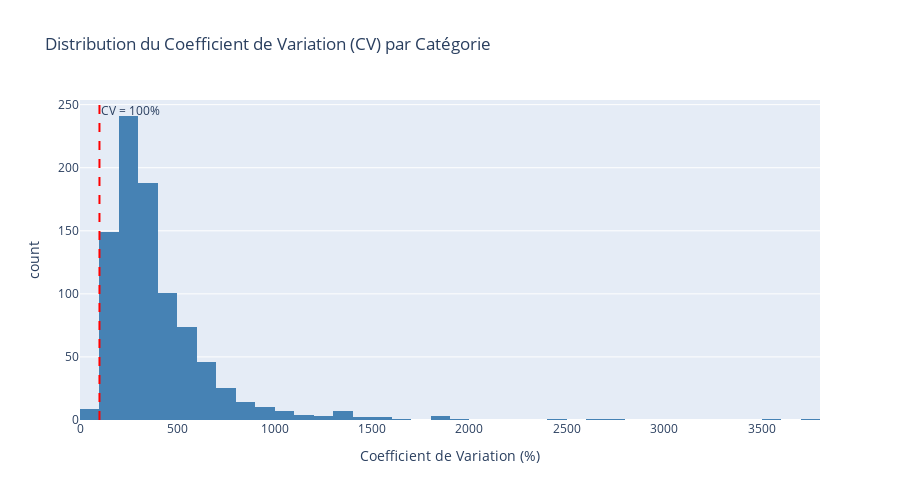
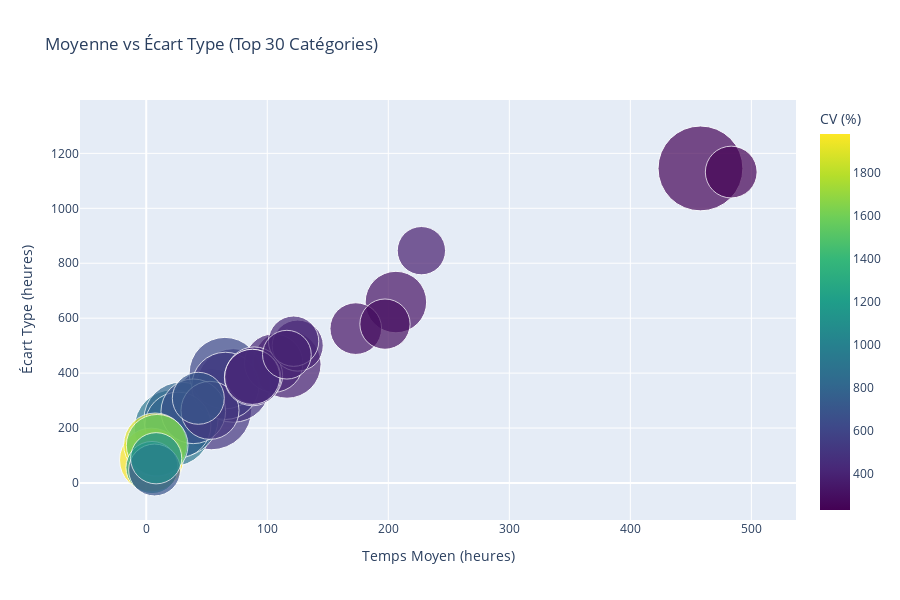
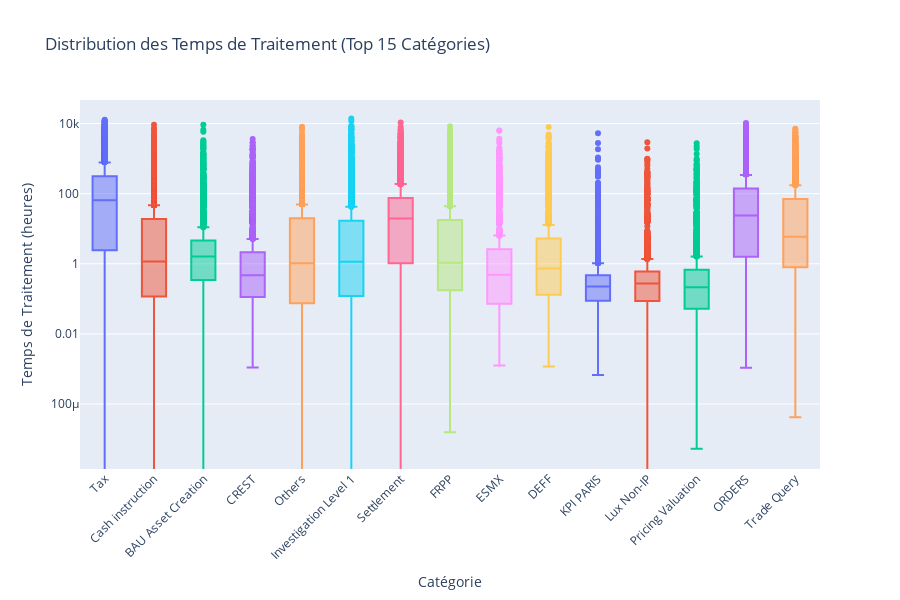

The notebook cell these images were saved under, in order:
### Code cell
# ========================================================================
# CELLULE 1 : ANALYSE DES ÉCARTS TYPES - PARTIE 1
# Analyse des écarts types par Process, Desk, Activity et Catégorie
# ========================================================================

import numpy as np
from scipy import stats
from scipy.stats import normaltest, shapiro, kstest, lognorm

print("="*80)
print("📊 ANALYSE DES ÉCARTS TYPES PAR DIMENSION")
print("="*80)

# ============================================================================
# 1. ÉCART TYPE PAR CATÉGORIE
# ============================================================================
print("\n" + "="*80)
print("1️⃣ ANALYSE PAR CATÉGORIE")
print("="*80)

# Requête simplifiée sans quantiles (on les calculera après)
category_stats = pd.read_sql_query("""
SELECT 
    c.ID as category_id,
    c.NAME as category_name,
    COUNT(sr.ID) as total_srs,
    
    -- Temps de traitement en heures
    ROUND(AVG(CAST((julianday(sr.CLOSINGDATE) - julianday(sr.CREATIONDATE)) * 24 AS REAL)), 2) as mean_hours,
    ROUND(MIN(CAST((julianday(sr.CLOSINGDATE) - julianday(sr.CREATIONDATE)) * 24 AS REAL)), 2) as min_hours,
    ROUND(MAX(CAST((julianday(sr.CLOSINGDATE) - julianday(sr.CREATIONDATE)) * 24 AS REAL)), 2) as max_hours
    
FROM sr
LEFT JOIN category c ON sr.CATEGORY_ID = c.ID
WHERE sr.CLOSINGDATE IS NOT NULL
  AND sr.CREATIONDATE IS NOT NULL
  AND strftime('%Y-%m', sr.CREATIONDATE) BETWEEN '2024-01' AND '2025-09'
GROUP BY c.ID, c.NAME
HAVING COUNT(sr.ID) >= 100
ORDER BY COUNT(sr.ID) DESC
""", conn)

# Calculer l'écart type et les quantiles pour chaque catégorie
print("\n⏳ Calcul des écarts types et quantiles par catégorie (peut prendre quelques secondes)...")

std_devs = []
skewness_vals = []
kurtosis_vals = []
cv_vals = []
q25_vals = []
median_vals = []
q75_vals = []
p95_vals = []

for idx, row in category_stats.iterrows():
    cat_id = row['category_id']
    
    # Récupérer les temps de traitement pour cette catégorie
    times_query = f"""
    SELECT CAST((julianday(CLOSINGDATE) - julianday(CREATIONDATE)) * 24 AS REAL) as hours
    FROM sr
    WHERE CATEGORY_ID = {cat_id}
      AND CLOSINGDATE IS NOT NULL
      AND CREATIONDATE IS NOT NULL
      AND strftime('%Y-%m', CREATIONDATE) BETWEEN '2024-01' AND '2025-09'
    """
    
    times_df = pd.read_sql_query(times_query, conn)
    times = times_df['hours'].values
    
    if len(times) > 0:
        # Écart type
        std_dev = np.std(times, ddof=1)  # Écart type corrigé
        std_devs.append(std_dev)
        
        # Coefficient de variation (CV = std/mean)
        cv = (std_dev / row['mean_hours']) * 100 if row['mean_hours'] > 0 else 0
        cv_vals.append(cv)
        
        # Quantiles
        q25 = np.percentile(times, 25)
        q50 = np.percentile(times, 50)  # médiane
        q75 = np.percentile(times, 75)
        p95 = np.percentile(times, 95)
        
        q25_vals.append(round(q25, 2))
        median_vals.append(round(q50, 2))
        q75_vals.append(round(q75, 2))
        p95_vals.append(round(p95, 2))
        
        # Skewness et Kurtosis
        if len(times) >= 3:
            skew = stats.skew(times)
            kurt = stats.kurtosis(times)
            skewness_vals.append(skew)
            kurtosis_vals.append(kurt)
        else:
            skewness_vals.append(np.nan)
            kurtosis_vals.append(np.nan)
    else:
        std_devs.append(np.nan)
        cv_vals.append(np.nan)
        q25_vals.append(np.nan)
        median_vals.append(np.nan)
        q75_vals.append(np.nan)
        p95_vals.append(np.nan)
        skewness_vals.append(np.nan)
        kurtosis_vals.append(np.nan)
    
    # Afficher progression tous les 50 catégories
    if (idx + 1) % 50 == 0:
        print(f"   Traité {idx + 1}/{len(category_stats)} catégories...")

category_stats['std_dev'] = std_devs
category_stats['cv_pct'] = cv_vals
category_stats['q25'] = q25_vals
category_stats['median'] = median_vals
category_stats['q75'] = q75_vals
category_stats['p95'] = p95_vals
category_stats['skewness'] = skewness_vals
category_stats['kurtosis'] = kurtosis_vals

# IQR (Interquartile Range)
category_stats['iqr'] = category_stats['q75'] - category_stats['q25']

# Outlier bounds (Tukey's fences)
category_stats['lower_fence'] = category_stats['q25'] - 1.5 * category_stats['iqr']
category_stats['upper_fence'] = category_stats['q75'] + 1.5 * category_stats['iqr']

print(f"\n✅ Analyse terminée pour {len(category_stats)} catégories\n")

# Afficher le top 20
print("\n📊 TOP 20 CATÉGORIES PAR VOLUME (avec statistiques détaillées)\n")
display_cols = ['category_name', 'total_srs', 'mean_hours', 'std_dev', 'cv_pct', 
                'median', 'iqr', 'skewness', 'kurtosis']
display(category_stats.head(20)[display_cols])

# Identifier catégories avec plus grande variabilité
print("\n" + "="*80)
print("🎯 CATÉGORIES AVEC PLUS GRANDE VARIABILITÉ (CV > 100%)")
print("="*80)
print("\nCV (Coefficient de Variation) = (Écart Type / Moyenne) × 100")
print("CV élevé = Grande dispersion des temps de traitement\n")

high_variability = category_stats[category_stats['cv_pct'] > 100].sort_values('cv_pct', ascending=False)
if len(high_variability) > 0:
    display(high_variability.head(15)[display_cols])
else:
    print("✅ Aucune catégorie avec CV > 100% (toutes ont une variabilité relative < 100%)")

# ============================================================================
# 2. ÉCART TYPE PAR DESK
# ============================================================================
print("\n" + "="*80)
print("2️⃣ ANALYSE PAR DESK")
print("="*80)

desk_stats = pd.read_sql_query("""
SELECT 
    sr.JUR_DESK_ID as desk_id,
    COUNT(sr.ID) as total_srs,
    ROUND(AVG(CAST((julianday(sr.CLOSINGDATE) - julianday(sr.CREATIONDATE)) * 24 AS REAL)), 2) as mean_hours,
    ROUND(MIN(CAST((julianday(sr.CLOSINGDATE) - julianday(sr.CREATIONDATE)) * 24 AS REAL)), 2) as min_hours,
    ROUND(MAX(CAST((julianday(sr.CLOSINGDATE) - julianday(sr.CREATIONDATE)) * 24 AS REAL)), 2) as max_hours
FROM sr
WHERE sr.CLOSINGDATE IS NOT NULL
  AND sr.CREATIONDATE IS NOT NULL
  AND sr.JUR_DESK_ID IS NOT NULL
  AND strftime('%Y-%m', sr.CREATIONDATE) BETWEEN '2024-01' AND '2025-09'
GROUP BY sr.JUR_DESK_ID
HAVING COUNT(sr.ID) >= 100
ORDER BY COUNT(sr.ID) DESC
LIMIT 50
""", conn)

print("\n⏳ Calcul des écarts types par desk...")

desk_std_devs = []
desk_cv_vals = []

for idx, row in desk_stats.iterrows():
    desk_id = row['desk_id']
    
    times_query = f"""
    SELECT CAST((julianday(CLOSINGDATE) - julianday(CREATIONDATE)) * 24 AS REAL) as hours
    FROM sr
    WHERE JUR_DESK_ID = {desk_id}
      AND CLOSINGDATE IS NOT NULL
      AND CREATIONDATE IS NOT NULL
      AND strftime('%Y-%m', CREATIONDATE) BETWEEN '2024-01' AND '2025-09'
    LIMIT 10000
    """
    
    times_df = pd.read_sql_query(times_query, conn)
    times = times_df['hours'].values
    
    if len(times) > 0:
        std_dev = np.std(times, ddof=1)
        desk_std_devs.append(std_dev)
        cv = (std_dev / row['mean_hours']) * 100 if row['mean_hours'] > 0 else 0
        desk_cv_vals.append(cv)
    else:
        desk_std_devs.append(np.nan)
        desk_cv_vals.append(np.nan)

desk_stats['std_dev'] = desk_std_devs
desk_stats['cv_pct'] = desk_cv_vals

print(f"\n✅ Analyse terminée pour {len(desk_stats)} desks\n")

print("\n📊 TOP 20 DESKS PAR VOLUME (avec écarts types)\n")
display(desk_stats.head(20))

# ============================================================================
# 3. VISUALISATIONS
# ============================================================================
print("\n" + "="*80)
print("📈 VISUALISATIONS")
print("="*80)

# Graphique 1 : Distribution des CV par catégorie
fig1 = px.histogram(
    category_stats,
    x='cv_pct',
    nbins=50,
    title='Distribution du Coefficient de Variation (CV) par Catégorie',
    labels={'cv_pct': 'Coefficient de Variation (%)', 'count': 'Nombre de Catégories'},
    color_discrete_sequence=['steelblue']
)
fig1.add_vline(x=100, line_dash="dash", line_color="red", 
               annotation_text="CV = 100%", annotation_position="top right")
fig1.update_layout(height=500, showlegend=False)
fig1.show()

# Graphique 2 : Moyenne vs Écart Type (Top 30 catégories)
top30_cat = category_stats.head(30)
fig2 = px.scatter(
    top30_cat,
    x='mean_hours',
    y='std_dev',
    size='total_srs',
    color='cv_pct',
    hover_name='category_name',
    title='Moyenne vs Écart Type (Top 30 Catégories)',
    labels={
        'mean_hours': 'Temps Moyen (heures)',
        'std_dev': 'Écart Type (heures)',
        'total_srs': 'Volume SRs',
        'cv_pct': 'CV (%)'
    },
    color_continuous_scale='Viridis',
    size_max=60
)
fig2.update_layout(height=600)
fig2.show()

# Graphique 3 : Box plots des top 15 catégories
print("\n⏳ Génération des box plots (peut prendre quelques secondes)...")

# Récupérer les données pour les top 15 catégories
top15_ids = category_stats.head(15)['category_id'].tolist()
boxplot_data = []

for cat_id in top15_ids:
    cat_name = category_stats[category_stats['category_id'] == cat_id]['category_name'].values[0]
    
    times_query = f"""
    SELECT CAST((julianday(CLOSINGDATE) - julianday(CREATIONDATE)) * 24 AS REAL) as hours
    FROM sr
    WHERE CATEGORY_ID = {cat_id}
      AND CLOSINGDATE IS NOT NULL
      AND CREATIONDATE IS NOT NULL
      AND strftime('%Y-%m', CREATIONDATE) BETWEEN '2024-01' AND '2025-09'
    LIMIT 5000
    """
    
    times_df = pd.read_sql_query(times_query, conn)
    times_df['category'] = cat_name
    boxplot_data.append(times_df)

boxplot_df = pd.concat(boxplot_data, ignore_index=True)

fig3 = px.box(
    boxplot_df,
    x='category',
    y='hours',
    title='Distribution des Temps de Traitement (Top 15 Catégories)',
    labels={'category': 'Catégorie', 'hours': 'Temps de Traitement (heures)'},
    color='category'
)
fig3.update_layout(
    height=600,
    xaxis_tickangle=-45,
    showlegend=False,
    yaxis_type="log"  # Échelle log pour mieux voir la distribution
)
fig3.show()

print("\n✅ Cellule 1 terminée : Statistiques descriptives et écarts types calculés")

### Figure 1 — Plotly figure (JSON) as saved in the notebook; plotly's stock layout.template omitted (floating-point values rounded to 4 significant figures; data arrays with more than 128 entries replaced by an {"elided": "..."} marker saying what was removed)
{"data": [{"bingroup": "x", "hovertemplate": "Coefficient de Variation (%)=%{x}<br>count=%{y}<extra></extra>", "legendgroup": "", "marker": {"color": "steelblue", "pattern": {"shape": ""}}, "name": "", "nbinsx": 50, "orientation": "v", "showlegend": false, "type": "histogram", "x": {"elided": "892 float values"}, "xaxis": "x", "yaxis": "y"}], "layout": {"annotations": [{"showarrow": false, "text": "CV = 100%", "x": 100, "xanchor": "left", "xref": "x", "y": 1, "yanchor": "top", "yref": "y domain"}], "barmode": "relative", "height": 500, "legend": {"tracegroupgap": 0}, "shapes": [{"line": {"color": "red", "dash": "dash"}, "type": "line", "x0": 100, "x1": 100, "xref": "x", "y0": 0, "y1": 1, "yref": "y domain"}], "showlegend": false, "title": {"text": "Distribution du Coefficient de Variation (CV) par Catégorie"}, "xaxis": {"anchor": "y", "domain": [0, 1], "title": {"text": "Coefficient de Variation (%)"}}, "yaxis": {"anchor": "x", "domain": [0, 1], "title": {"text": "count"}}}}

### Figure 2 — Plotly figure (JSON) as saved in the notebook; plotly's stock layout.template omitted (floating-point values rounded to 4 significant figures)
{"data": [{"hovertemplate": "<b>%{hovertext}</b><br><br>Temps Moyen (heures)=%{x}<br>Écart Type (heures)=%{y}<br>Volume SRs=%{marker.size}<br>CV (%)=%{marker.color}<extra></extra>", "hovertext": ["Tax", "Cash instruction", "BAU Asset Creation", "CREST", "Others", "Investigation Level 1", "Settlement", "FRPP", "ESMX", "DEFF", "KPI PARIS", "Lux Non-IP", "Pricing Valuation", "ORDERS", "Trade Query", "Transaction cycle and follow-up", "Information Requests", "Information", "Transaction Follow-up", "Check Lists", "ITMM", "Disclosure Report", "Tax", "corporate actions", "Sign-off", "Reconciliation", "other", "Payment", "Client Requests", "Consultation"], "legendgroup": "", "marker": {"color": [250.1, 499.6, 916.7, 808.4, 493.2, 615.3, 372.0, 540.6, 804.9, 671.2, 1980.0, 1895.0, 1519.0, 319.3, 414.6, 501.9, 439.4, 436.7, 441.0, 1180.0, 716.9, 688.2, 234.2, 324.6, 1102.0, 399.6, 424.0, 293.2, 402.0, 372.0], "coloraxis": "coloraxis", "size": [100680, 91822, 82171, 76847, 75748, 71499, 64965, 63229, 60837, 58446, 56618, 55602, 53238, 52854, 47775, 47095, 45309, 44582, 42685, 38058, 37788, 37677, 37523, 37314, 36667, 36476, 35457, 35342, 33229, 32621], "sizemode": "area", "sizeref": 27.97, "symbol": "circle"}, "mode": "markers", "name": "", "orientation": "v", "showlegend": false, "type": "scatter", "x": [457.9, 53.72, 21.78, 28.73, 72.0, 65.01, 116.3, 65.41, 26.19, 38.88, 4.24, 7.39, 9.04, 206.3, 105.3, 52.68, 89.17, 87.9, 87.61, 4.77, 43.02, 6.89, 483.4, 173.1, 8.18, 125.2, 121.8, 197.3, 116.2, 227.3], "xaxis": "x", "y": [1145.0, 268.4, 199.7, 232.2, 355.1, 400.0, 432.7, 353.6, 210.8, 260.9, 83.94, 140.0, 137.3, 658.7, 436.6, 264.4, 391.8, 383.8, 386.4, 56.29, 308.4, 47.42, 1132.0, 562.0, 90.12, 500.2, 516.3, 578.3, 467.1, 845.7], "yaxis": "y"}], "layout": {"coloraxis": {"colorbar": {"title": {"text": "CV (%)"}}, "colorscale": [[0, "#440154"], [0.1111, "#482878"], [0.2222, "#3e4989"], [0.3333, "#31688e"], [0.4444, "#26828e"], [0.5556, "#1f9e89"], [0.6667, "#35b779"], [0.7778, "#6ece58"], [0.8889, "#b5de2b"], [1, "#fde725"]]}, "height": 600, "legend": {"itemsizing": "constant", "tracegroupgap": 0}, "title": {"text": "Moyenne vs Écart Type (Top 30 Catégories)"}, "xaxis": {"anchor": "y", "domain": [0, 1], "title": {"text": "Temps Moyen (heures)"}}, "yaxis": {"anchor": "x", "domain": [0, 1], "title": {"text": "Écart Type (heures)"}}}}

### Figure 3 — Plotly figure (JSON) as saved in the notebook; plotly's stock layout.template omitted (floating-point values rounded to 4 significant figures; data arrays with more than 128 entries replaced by an {"elided": "..."} marker saying what was removed)
{"data": [{"alignmentgroup": "True", "hovertemplate": "Catégorie=%{x}<br>Temps de Traitement (heures)=%{y}<extra></extra>", "legendgroup": "Tax", "marker": {"color": "#636efa"}, "name": "Tax", "notched": false, "offsetgroup": "Tax", "orientation": "v", "showlegend": true, "type": "box", "x": {"elided": "5000 str values"}, "x0": " ", "xaxis": "x", "y": {"elided": "5000 float values"}, "y0": " ", "yaxis": "y"}, {"alignmentgroup": "True", "hovertemplate": "Catégorie=%{x}<br>Temps de Traitement (heures)=%{y}<extra></extra>", "legendgroup": "Cash instruction", "marker": {"color": "#EF553B"}, "name": "Cash instruction", "notched": false, "offsetgroup": "Cash instruction", "orientation": "v", "showlegend": true, "type": "box", "x": {"elided": "5000 str values"}, "x0": " ", "xaxis": "x", "y": {"elided": "5000 float values"}, "y0": " ", "yaxis": "y"}, {"alignmentgroup": "True", "hovertemplate": "Catégorie=%{x}<br>Temps de Traitement (heures)=%{y}<extra></extra>", "legendgroup": "BAU Asset Creation", "marker": {"color": "#00cc96"}, "name": "BAU Asset Creation", "notched": false, "offsetgroup": "BAU Asset Creation", "orientation": "v", "showlegend": true, "type": "box", "x": {"elided": "5000 str values"}, "x0": " ", "xaxis": "x", "y": {"elided": "5000 float values"}, "y0": " ", "yaxis": "y"}, {"alignmentgroup": "True", "hovertemplate": "Catégorie=%{x}<br>Temps de Traitement (heures)=%{y}<extra></extra>", "legendgroup": "CREST", "marker": {"color": "#ab63fa"}, "name": "CREST", "notched": false, "offsetgroup": "CREST", "orientation": "v", "showlegend": true, "type": "box", "x": {"elided": "5000 str values"}, "x0": " ", "xaxis": "x", "y": {"elided": "5000 float values"}, "y0": " ", "yaxis": "y"}, {"alignmentgroup": "True", "hovertemplate": "Catégorie=%{x}<br>Temps de Traitement (heures)=%{y}<extra></extra>", "legendgroup": "Others", "marker": {"color": "#FFA15A"}, "name": "Others", "notched": false, "offsetgroup": "Others", "orientation": "v", "showlegend": true, "type": "box", "x": {"elided": "5000 str values"}, "x0": " ", "xaxis": "x", "y": {"elided": "5000 float values"}, "y0": " ", "yaxis": "y"}, {"alignmentgroup": "True", "hovertemplate": "Catégorie=%{x}<br>Temps de Traitement (heures)=%{y}<extra></extra>", "legendgroup": "Investigation Level 1", "marker": {"color": "#19d3f3"}, "name": "Investigation Level 1", "notched": false, "offsetgroup": "Investigation Level 1", "orientation": "v", "showlegend": true, "type": "box", "x": {"elided": "5000 str values"}, "x0": " ", "xaxis": "x", "y": {"elided": "5000 float values"}, "y0": " ", "yaxis": "y"}, {"alignmentgroup": "True", "hovertemplate": "Catégorie=%{x}<br>Temps de Traitement (heures)=%{y}<extra></extra>", "legendgroup": "Settlement", "marker": {"color": "#FF6692"}, "name": "Settlement", "notched": false, "offsetgroup": "Settlement", "orientation": "v", "showlegend": true, "type": "box", "x": {"elided": "5000 str values"}, "x0": " ", "xaxis": "x", "y": {"elided": "5000 float values"}, "y0": " ", "yaxis": "y"}, {"alignmentgroup": "True", "hovertemplate": "Catégorie=%{x}<br>Temps de Traitement (heures)=%{y}<extra></extra>", "legendgroup": "FRPP", "marker": {"color": "#B6E880"}, "name": "FRPP", "notched": false, "offsetgroup": "FRPP", "orientation": "v", "showlegend": true, "type": "box", "x": {"elided": "5000 str values"}, "x0": " ", "xaxis": "x", "y": {"elided": "5000 float values"}, "y0": " ", "yaxis": "y"}, {"alignmentgroup": "True", "hovertemplate": "Catégorie=%{x}<br>Temps de Traitement (heures)=%{y}<extra></extra>", "legendgroup": "ESMX", "marker": {"color": "#FF97FF"}, "name": "ESMX", "notched": false, "offsetgroup": "ESMX", "orientation": "v", "showlegend": true, "type": "box", "x": {"elided": "5000 str values"}, "x0": " ", "xaxis": "x", "y": {"elided": "5000 float values"}, "y0": " ", "yaxis": "y"}, {"alignmentgroup": "True", "hovertemplate": "Catégorie=%{x}<br>Temps de Traitement (heures)=%{y}<extra></extra>", "legendgroup": "DEFF", "marker": {"color": "#FECB52"}, "name": "DEFF", "notched": false, "offsetgroup": "DEFF", "orientation": "v", "showlegend": true, "type": "box", "x": {"elided": "5000 str values"}, "x0": " ", "xaxis": "x", "y": {"elided": "5000 float values"}, "y0": " ", "yaxis": "y"}, {"alignmentgroup": "True", "hovertemplate": "Catégorie=%{x}<br>Temps de Traitement (heures)=%{y}<extra></extra>", "legendgroup": "KPI PARIS", "marker": {"color": "#636efa"}, "name": "KPI PARIS", "notched": false, "offsetgroup": "KPI PARIS", "orientation": "v", "showlegend": true, "type": "box", "x": {"elided": "5000 str values"}, "x0": " ", "xaxis": "x", "y": {"elided": "5000 float values"}, "y0": " ", "yaxis": "y"}, {"alignmentgroup": "True", "hovertemplate": "Catégorie=%{x}<br>Temps de Traitement (heures)=%{y}<extra></extra>", "legendgroup": "Lux Non-IP", "marker": {"color": "#EF553B"}, "name": "Lux Non-IP", "notched": false, "offsetgroup": "Lux Non-IP", "orientation": "v", "showlegend": true, "type": "box", "x": {"elided": "5000 str values"}, "x0": " ", "xaxis": "x", "y": {"elided": "5000 float values"}, "y0": " ", "yaxis": "y"}, {"alignmentgroup": "True", "hovertemplate": "Catégorie=%{x}<br>Temps de Traitement (heures)=%{y}<extra></extra>", "legendgroup": "Pricing Valuation", "marker": {"color": "#00cc96"}, "name": "Pricing Valuation", "notched": false, "offsetgroup": "Pricing Valuation", "orientation": "v", "showlegend": true, "type": "box", "x": {"elided": "5000 str values"}, "x0": " ", "xaxis": "x", "y": {"elided": "5000 float values"}, "y0": " ", "yaxis": "y"}, {"alignmentgroup": "True", "hovertemplate": "Catégorie=%{x}<br>Temps de Traitement (heures)=%{y}<extra></extra>", "legendgroup": "ORDERS", "marker": {"color": "#ab63fa"}, "name": "ORDERS", "notched": false, "offsetgroup": "ORDERS", "orientation": "v", "showlegend": true, "type": "box", "x": {"elided": "5000 str values"}, "x0": " ", "xaxis": "x", "y": {"elided": "5000 float values"}, "y0": " ", "yaxis": "y"}, {"alignmentgroup": "True", "hovertemplate": "Catégorie=%{x}<br>Temps de Traitement (heures)=%{y}<extra></extra>", "legendgroup": "Trade Query", "marker": {"color": "#FFA15A"}, "name": "Trade Query", "notched": false, "offsetgroup": "Trade Query", "orientation": "v", "showlegend": true, "type": "box", "x": {"elided": "5000 str values"}, "x0": " ", "xaxis": "x", "y": {"elided": "5000 float values"}, "y0": " ", "yaxis": "y"}], "layout": {"boxmode": "overlay", "height": 600, "legend": {"title": {"text": "Catégorie"}, "tracegroupgap": 0}, "showlegend": false, "title": {"text": "Distribution des Temps de Traitement (Top 15 Catégories)"}, "xaxis": {"anchor": "y", "categoryarray": ["Tax", "Cash instruction", "BAU Asset Creation", "CREST", "Others", "Investigation Level 1", "Settlement", "FRPP", "ESMX", "DEFF", "KPI PARIS", "Lux Non-IP", "Pricing Valuation", "ORDERS", "Trade Query"], "categoryorder": "array", "domain": [0, 1], "tickangle": -45, "title": {"text": "Catégorie"}}, "yaxis": {"anchor": "x", "domain": [0, 1], "title": {"text": "Temps de Traitement (heures)"}, "type": "log"}}}
